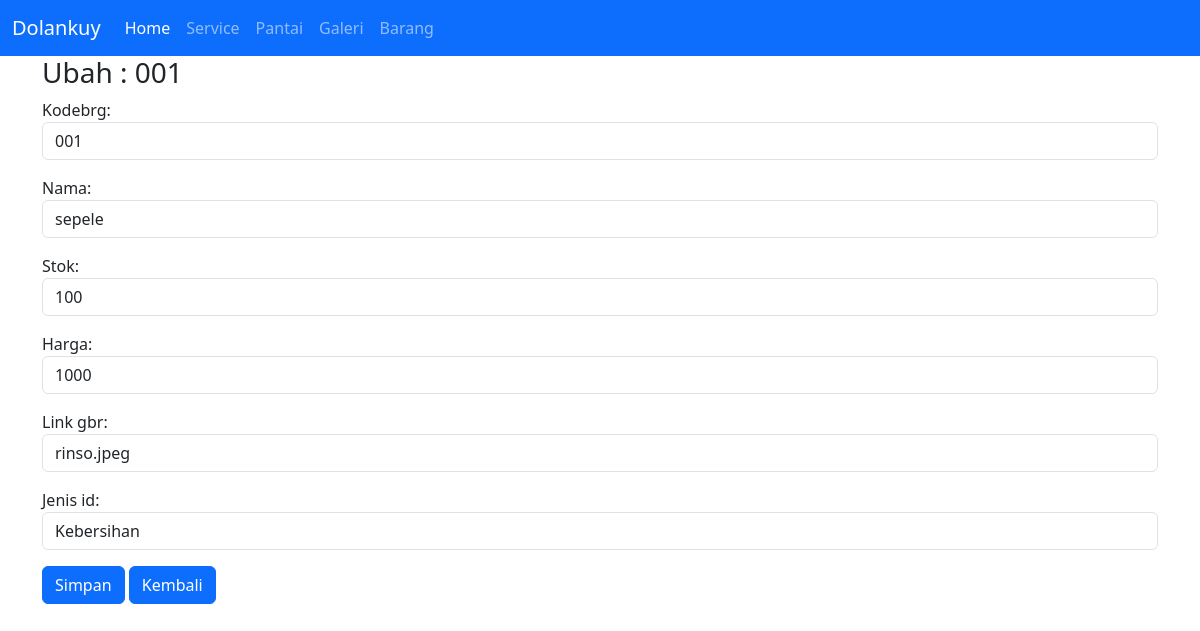
Screenshot of /ubah/1 with the database file from the repository.
### uas/models.py (models this page shows, shortened)
class Barang(models.Model):
    kodebrg=models.CharField(max_length=8)
    nama=models.CharField(max_length=50)
    stok=models.IntegerField()
    harga=models.BigIntegerField()
    link_gbr=models.CharField(max_length=150, blank=True)
    waktu_posting=models.DateTimeField(auto_now_add=True)
    jenis_id=models.ForeignKey(Jenis, on_delete=models.CASCADE,null=True)

class Jenis(models.Model):
    nama=models.CharField(max_length=50)
    ket=models.TextField()
    def __str__(self):
        return self.nama

### uas/views.py (the view)
# urls.py: path('ubah/<int:id_barang>',ubah_brg,name='ubah_brg'),
def ubah_brg(request,id_barang) :
    barangs=Barang.objects.get(id=id_barang)
    if request.POST:
        form=FormBarang(request.POST,instance=barangs)
        if form.is_valid():
            form.save()
            messages.success(request,"Data berhasil di ubah")
            return redirect('ubah_brg',id_barang=id_barang)
    else:
        form=FormBarang(instance=barangs)
        konteks = {
            'form':form,
            'barangs':barangs
        }
    return render(request,'ubah_brg.html',konteks)

### uas/forms.py
class FormBarang(ModelForm):
    class Meta :
        model=Barang
        fields='__all__'
        widgets = {
            'kodebrg':forms.TextInput({'class':'form-control'}),
            'nama':forms.TextInput({'class':'form-control'}),
            'stok':forms.NumberInput({'class':'form-control'}),
            'harga':forms.NumberInput({'class':'form-control'}),
            'link_gbr':forms.TextInput({'class':'form-control'}),
            'jenis_id':forms.Select({'class':'form-control'}),
        }

### templates/ubah_brg.html (shortened to what this page needs)
{% load static %}
<!DOCTYPE html>
<html lang="en">
<head>
    <link href="https://cdn.jsdelivr.net/npm/bootstrap@5.3.0/dist/css/bootstrap.min.css" rel="stylesheet">
</head>
<body>
    <header>
      <nav class="navbar navbar-expand-lg bg-primary" data-bs-theme="dark">
        <div class="container-fluid">
          <a class="navbar-brand" href="#">Dolankuy</a>
          <div class="collapse navbar-collapse" id="navbarSupportedContent">
            <ul class="navbar-nav me-auto mb-2 mb-lg-0">
              <li class="nav-item">
                <a class="nav-link active" aria-current="page" href="/">Home</a>
              </li>
              <li class="nav-item">
                <a class="nav-link" href="/service/">Service</a>
              </li>
              <li class="nav-item">
                <a class="nav-link" href="/pantai/">Pantai</a>
              </li>
              <li class="nav-item">
                <a class="nav-link" href="/galeri/">Galeri</a>
              </li>
              <li class="nav-item">
                <a class="nav-link" href="/tampilbrg/">Barang</a>
              </li>
            </ul>
          </div>
        </div>
      </nav>
    </header>
    <div class="container">
        <div class="row">
            <div class="col-md-12">
                <h3>Ubah : {{ barangs.kodebrg }} </h3>
                <form action="{% url 'ubah_brg' barangs.id %}" method="POST">
                    {{form.as_p}}
                    <button class="btn btn-primary" type="submit">Simpan</button>
                    <a class="btn btn-primary" href="/tampilbrg/">Kembali</a>
                </form>
            </div>
        </div>
    </div>
</body>
</html>

### rows the page displays
Barang: kodebrg "001", nama "sepele", stok "100", harga "1000", link_gbr "rinso.jpeg", jenis_id "Kebersihan"
